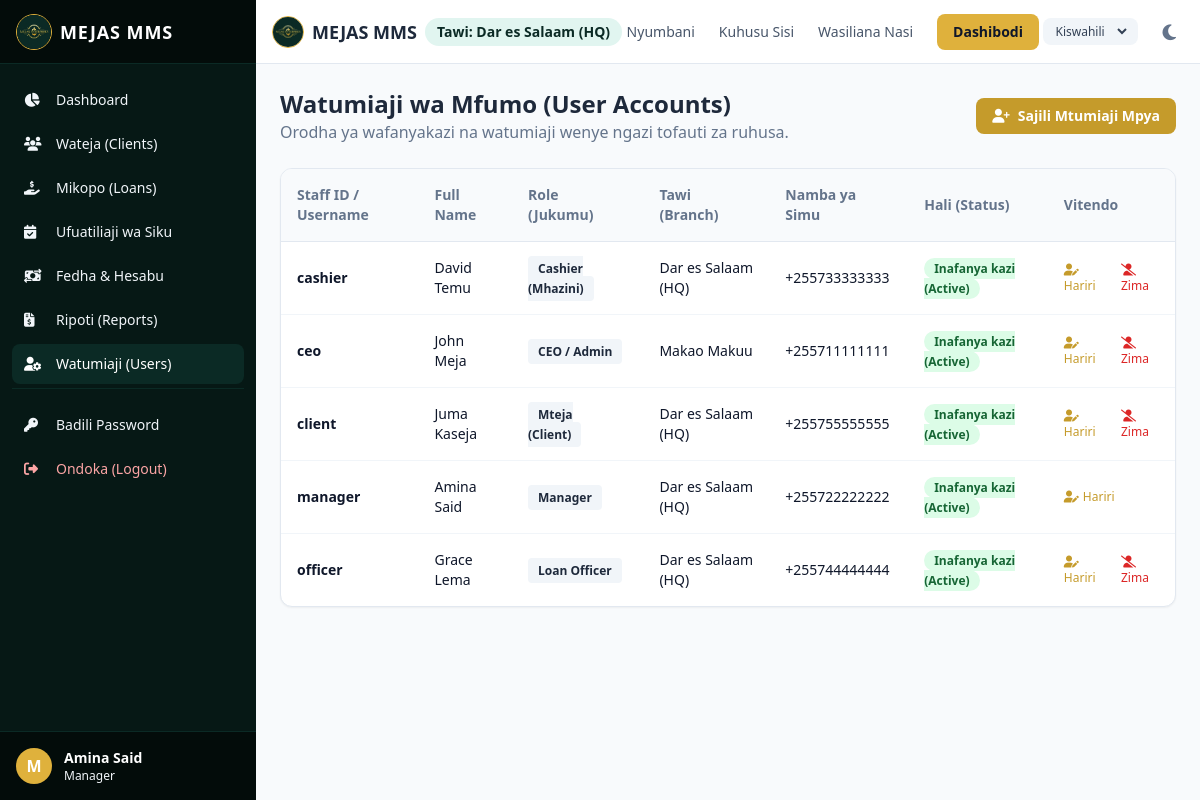
The app's page /sw/users/ (signed in), older data.
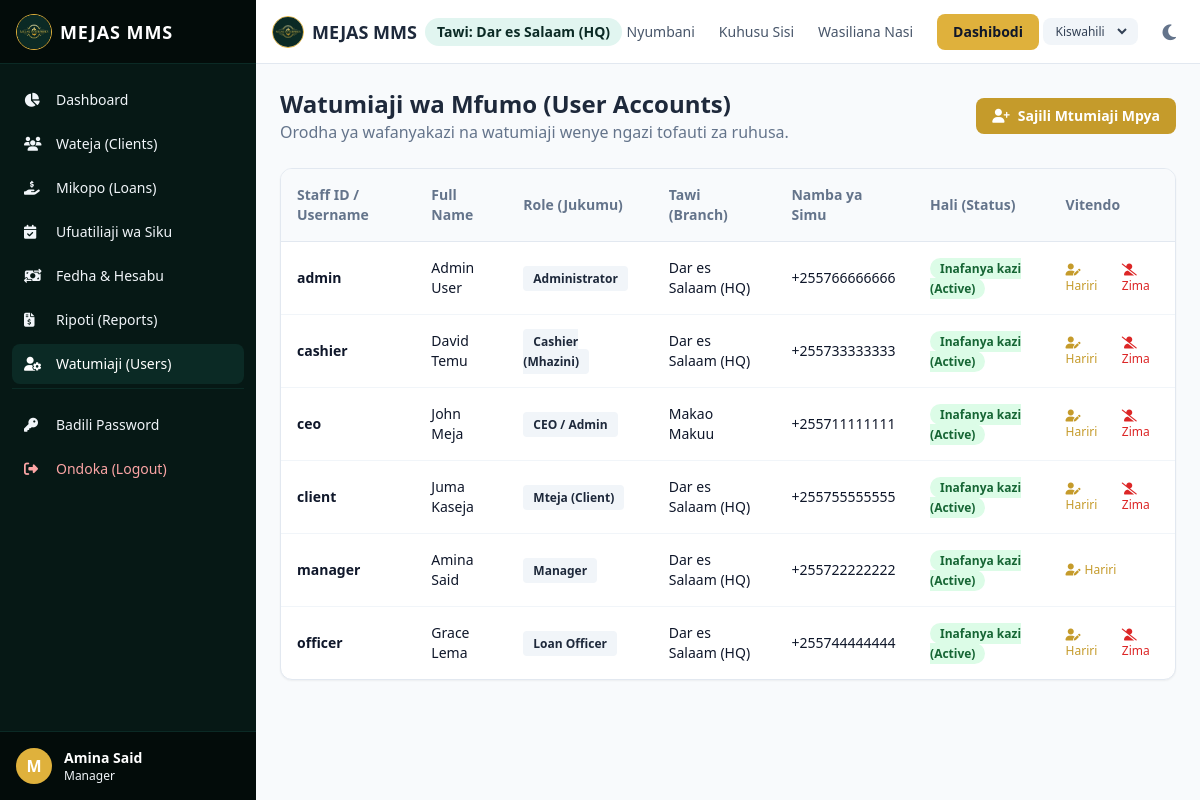
The same page, newer data.
### mms_app/models.py (models this page shows, shortened)
class User(AbstractUser):
    class Role(models.TextChoices):
        CEO = "CEO", _("CEO / Admin")
        ADMIN = "ADMIN", _("Administrator")
        MANAGER = "MANAGER", _("Manager")
        CASHIER = "CASHIER", _("Cashier (Mhazini)")
        OFFICER = "OFFICER", _("Loan Officer")
        CLIENT = "CLIENT", _("Mteja (Client)")
    role = models.CharField(
        _("User Role"),
        max_length=20,
        choices=Role.choices,
        default=Role.CLIENT,
    )
    branch = models.ForeignKey(
        Branch,
        on_delete=models.SET_NULL,
        null=True,
        blank=True,
        related_name="users",
        verbose_name=_("Branch"),
    )
    phone = models.CharField(_("Phone Number"), max_length=20, blank=True, null=True)
    nida = models.CharField(_("NIDA ID Number"), max_length=20, blank=True, null=True)
    photo = models.ImageField(_("Photo"), upload_to="user_photos/", blank=True, null=True)
    class Meta:
        verbose_name = _("User")
        verbose_name_plural = _("Users")

class Branch(models.Model):
    name = models.CharField(_("Branch Name"), max_length=100)
    location = models.CharField(_("Location"), max_length=150, blank=True, null=True)
    created_at = models.DateTimeField(auto_now_add=True)
    class Meta:
        verbose_name = _("Branch")
        verbose_name_plural = _("Branches")

### mms_app/views.py (the view)
# urls.py: path("users/", views.user_list_view, name="user_list"),
@login_required
def user_list_view(request):
    if request.user.role not in [User.Role.CEO, User.Role.ADMIN, User.Role.MANAGER]:
        raise Http404(_("Ruhusa imekataliwa."))
    users = User.objects.all().order_by("role", "username")
    return render(request, "users/user_list.html", {"users": users})

### templates/users/user_list.html (shortened to what the changed rows need)
{% extends 'base.html' %}
{% load i18n %}
{% block content %}
<div class="space-y-6">
    <div class="flex items-center justify-between">
        <div>
            <h2 class="text-2xl font-bold text-slate-800 dark:text-white">{% translate "Watumiaji wa Mfumo (User Accounts)" %}</h2>
        </div>
    </div>
    <div class="bg-white dark:bg-slate-800 rounded-xl shadow-sm border border-slate-200 dark:border-slate-700 overflow-hidden">
        <div class="overflow-x-auto">
            <table class="w-full text-left text-sm border-collapse">
                <thead>
                    <tr class="bg-slate-50 dark:bg-slate-900 border-b border-slate-200 dark:border-slate-700 text-slate-500 font-bold">
                        <th class="p-4">{% translate "Staff ID / Username" %}</th>
                        <th class="p-4">{% translate "Full Name" %}</th>
                        <th class="p-4">{% translate "Role (Jukumu)" %}</th>
                        <th class="p-4">{% translate "Tawi (Branch)" %}</th>
                        <th class="p-4">{% translate "Namba ya Simu" %}</th>
                        <th class="p-4">{% translate "Hali (Status)" %}</th>
                        <th class="p-4">{% translate "Vitendo" %}</th>
                    </tr>
                </thead>
                <tbody class="divide-y divide-slate-100 dark:divide-slate-800">
                    {% for u in users %}
                    <tr class="hover:bg-slate-50 dark:hover:bg-slate-850 transition">
                        <td class="p-4 font-semibold text-slate-900 dark:text-white">{{ u.username }}</td>
                        <td class="p-4">{{ u.get_full_name }}</td>
                        <td class="p-4">
                            <span class="px-2.5 py-1 text-xs font-semibold rounded bg-slate-100 dark:bg-slate-700 text-slate-800 dark:text-slate-200">
                                {{ u.get_role_display }}
                            </span>
                        </td>
                        <td class="p-4">{{ u.branch.name|default:"Makao Makuu" }}</td>
                        <td class="p-4">{{ u.phone|default:"-" }}</td>
                        <td class="p-4">
                            {% if u.is_active %}
                            <span class="px-2.5 py-0.5 rounded-full text-xs font-bold bg-green-100 text-green-800">
                                {% translate "Inafanya kazi (Active)" %}
                            </span>
                            {% else %}
                            <span class="px-2.5 py-0.5 rounded-full text-xs font-bold bg-red-100 text-red-800">
                                {% translate "Imezimwa (Inactive)" %}
                            </span>
                            {% endif %}
                        </td>
                        <td class="p-4">
                            <div class="flex items-center gap-2">
                                <a href="{% url 'user_update' u.pk %}" class="text-xs text-brand-600 hover:underline">
                                    <i class="fa-solid fa-user-pen mr-1"></i>{% translate "Hariri" %}
                                </a>
                                {% if u != user %}
                                <a href="{% url 'user_toggle_status' u.pk %}" class="text-xs {% if u.is_active %}text-red-600{% else %}text-green-600{% endif %} hover:underline ml-2" onclick="return confirm('{% translate 'Je, una uhakika wa kubadilisha hali ya akaunti hii?' %}')">
                                    {% if u.is_active %}
                                        <i class="fa-solid fa-user-slash mr-1"></i>{% translate "Zima" %}
                                    {% else %}
                                        <i class="fa-solid fa-user-check mr-1"></i>{% translate "Washa" %}
                                    {% endif %}
                                </a>
                                {% endif %}
                            </div>
                        </td>
                    </tr>
                    {% empty %}
                    <tr>
                        <td colspan="7" class="p-6 text-center text-slate-400">{% translate "Hakuna watumiaji waliopatikana." %}</td>
                    </tr>
                    {% endfor %}
                </tbody>
            </table>
        </div>
    </div>
</div>
{% endblock %}

### templates/base.html (shortened to what the changed rows need)
{% load i18n static %}
<!DOCTYPE html>
<html lang="{{ LANGUAGE_CODE }}" class="h-full">
<head>
    <script src="https://cdn.tailwindcss.com"></script>
    <link rel="stylesheet" href="https://cdnjs.cloudflare.com/ajax/libs/font-awesome/6.4.0/css/all.min.css">
</head>
<body class="h-full bg-slate-50 text-slate-900 dark:bg-slate-900 dark:text-slate-100 transition-colors duration-200 flex flex-col">
    <div class="flex h-screen overflow-hidden">
        {% if user.is_authenticated %}
        <aside id="sidebar" class="no-print hidden md:flex flex-col w-64 bg-brand-900 text-slate-100 dark:bg-slate-950 flex-shrink-0 z-20">
            <div class="h-16 flex items-center justify-between px-4 bg-brand-950 border-b border-brand-800 dark:border-slate-800">
                <a href="{% url 'dashboard' %}" class="flex items-center gap-2">
                    <img src="{% static 'logo.png' %}" class="h-9 w-9 rounded-full object-cover border border-brand-500" alt="logo">
                    <span class="font-bold text-lg tracking-wider text-white">MEJAS MMS</span>
                </a>
            </div>
            <nav class="flex-1 px-3 py-4 space-y-1 overflow-y-auto">
                <a href="{% url 'dashboard' %}" class="flex items-center gap-3 px-3 py-2.5 rounded-lg text-sm font-medium hover:bg-brand-800 transition-colors ">
                    <i class="fa-solid fa-chart-pie w-5"></i>
                    <span>{% translate "Dashboard" %}</span>
                </a>
                {% if user.role != 'CLIENT' %}
                <a href="{% url 'client_list' %}" class="flex items-center gap-3 px-3 py-2.5 rounded-lg text-sm font-medium hover:bg-brand-800 transition-colors ">
                    <i class="fa-solid fa-users w-5"></i>
                    <span>{% translate "Wateja (Clients)" %}</span>
                </a>
                {% endif %}
                <a href="{% url 'loan_list' %}" class="flex items-center gap-3 px-3 py-2.5 rounded-lg text-sm font-medium hover:bg-brand-800 transition-colors ">
                    <i class="fa-solid fa-hand-holding-dollar w-5"></i>
                    <span>{% translate "Mikopo (Loans)" %}</span>
                </a>
                {% if user.role != 'CLIENT' %}
                <a href="{% url 'daily_repayment_tracking' %}" class="flex items-center gap-3 px-3 py-2.5 rounded-lg text-sm font-medium hover:bg-brand-800 transition-colors ">
                    <i class="fa-solid fa-calendar-check w-5"></i>
                    <span>{% translate "Ufuatiliaji wa Siku" %}</span>
                </a>
                {% endif %}
                {% if user.role in 'CEO,MANAGER,CASHIER' %}
                <a href="{% url 'cash_flow_list' %}" class="flex items-center gap-3 px-3 py-2.5 rounded-lg text-sm font-medium hover:bg-brand-800 transition-colors ">
                    <i class="fa-solid fa-money-bill-transfer w-5"></i>
                    <span>{% translate "Fedha & Hesabu" %}</span>
                </a>
                {% endif %}
                {% if user.role in 'CEO,MANAGER' %}
                <a href="{% url 'reports_menu' %}" class="flex items-center gap-3 px-3 py-2.5 rounded-lg text-sm font-medium hover:bg-brand-800 transition-colors ">
                    <i class="fa-solid fa-file-invoice-dollar w-5"></i>
                    <span>{% translate "Ripoti (Reports)" %}</span>
                </a>
                <a href="{% url 'user_list' %}" class="flex items-center gap-3 px-3 py-2.5 rounded-lg text-sm font-medium hover:bg-brand-800 transition-colors {% if 'user_list' in request.resolver_match.url_name or 'user_create' in request.resolver_match.url_name %}bg-brand-800 text-white{% endif %}">
                    <i class="fa-solid fa-user-gear w-5"></i>
                    <span>{% translate "Watumiaji (Users)" %}</span>
                </a>
                {% endif %}
                <div class="pt-4 mt-4 border-t border-brand-800 dark:border-slate-800">
                    <a href="{% url 'password_change' %}" class="flex items-center gap-3 px-3 py-2.5 rounded-lg text-sm font-medium hover:bg-brand-800 transition-colors ">
                        <i class="fa-solid fa-key w-5"></i>
                        <span>{% translate "Badili Password" %}</span>
                    </a>
                    <a href="{% url 'logout' %}" class="flex items-center gap-3 px-3 py-2.5 rounded-lg text-sm font-medium text-red-300 hover:bg-red-950 transition-colors mt-1">
                        <i class="fa-solid fa-right-from-bracket w-5"></i>
                        <span>{% translate "Ondoka (Logout)" %}</span>
                    </a>
                </div>
            </nav>
            <div class="p-4 bg-brand-950 border-t border-brand-800 dark:border-slate-800 flex items-center gap-3">
                {% if user.photo %}
                    <img src="{{ user.photo.url }}" class="h-9 w-9 rounded-full object-cover border border-brand-500" alt="avatar">
                {% else %}
                    <div class="h-9 w-9 rounded-full bg-brand-500 flex items-center justify-center text-white font-bold">
                        {{ user.username|slice:":1"|upper }}
                    </div>
                {% endif %}
                <div class="truncate">
                    <p class="text-sm font-semibold text-white truncate">{{ user.get_full_name|default:user.username }}</p>
                    <p class="text-xs text-brand-300 truncate">{{ user.get_role_display }}</p>
                </div>
            </div>
        </aside>
        {% endif %}
        <div class="flex-1 flex flex-col overflow-hidden min-w-0">
            <header class="no-print h-16 bg-white dark:bg-slate-900 border-b border-slate-200 dark:border-slate-800 flex items-center justify-between px-4 z-10 flex-shrink-0">
                <div class="flex items-center gap-3">
                    <div class="flex items-center gap-2">
                        <a href="/" class="flex items-center gap-2">
                            <img src="{% static 'logo.png' %}" class="h-8 w-8 rounded-full object-cover border border-brand-500" alt="logo">
                            <h1 class="text-lg font-bold text-slate-800 dark:text-white">MEJAS MMS</h1>
                        </a>
                        {% if user.is_authenticated %}
                        <span class="hidden md:inline-block text-sm font-semibold bg-brand-100 text-brand-800 dark:bg-slate-800 dark:text-brand-200 px-3 py-1 rounded-full">
                            {% if user.branch %}Tawi: {{ user.branch.name }}{% else %}HQ / Makao Makuu{% endif %}
                        </span>
                        {% endif %}
                    </div>
                </div>
                            {% get_current_language as CURRENT_LANG %}
                            {% get_available_languages as ALL_LANGS %}
            </header>
            <main class="flex-1 overflow-y-auto p-4 md:p-6 bg-slate-50 dark:bg-slate-900 print-full">
                {% block content %}{% endblock %}
            </main>
        </div>
    </div>
</body>
</html>

Row changes from the older to the newer data that the page shows:
added User: username "admin", get_full_name "Admin User", role "Administrator", branch.name "Dar es Salaam (HQ)", phone "+255766666666"
